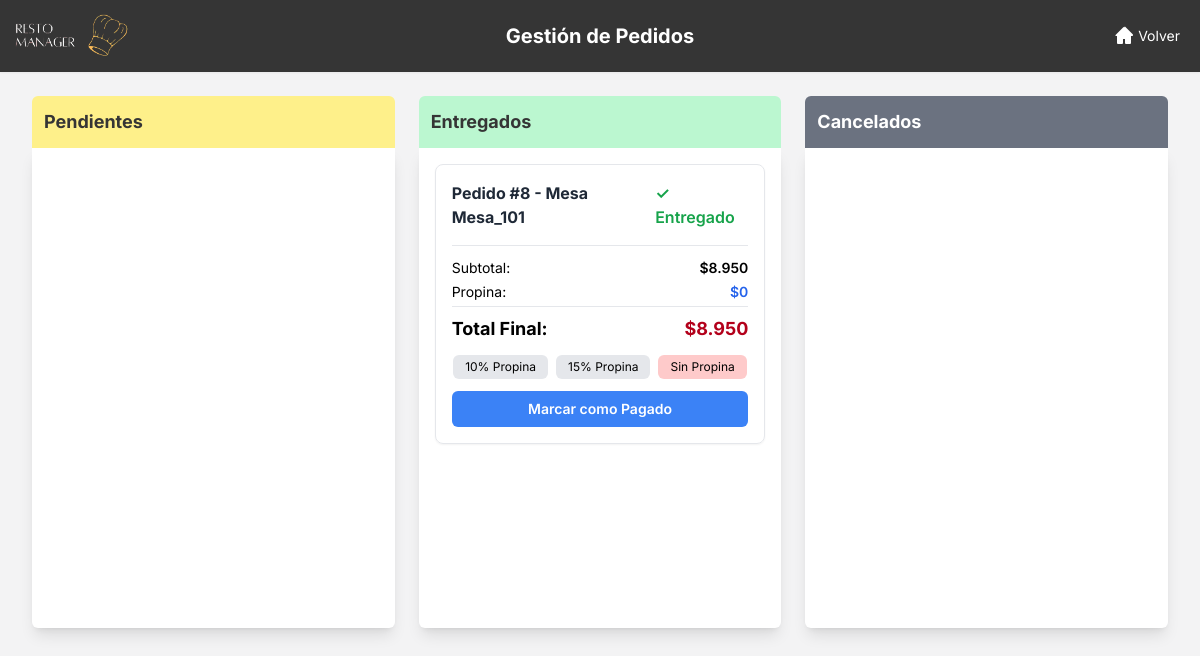
/pedidos/ (signed in), run on an earlier commit of the app's database.
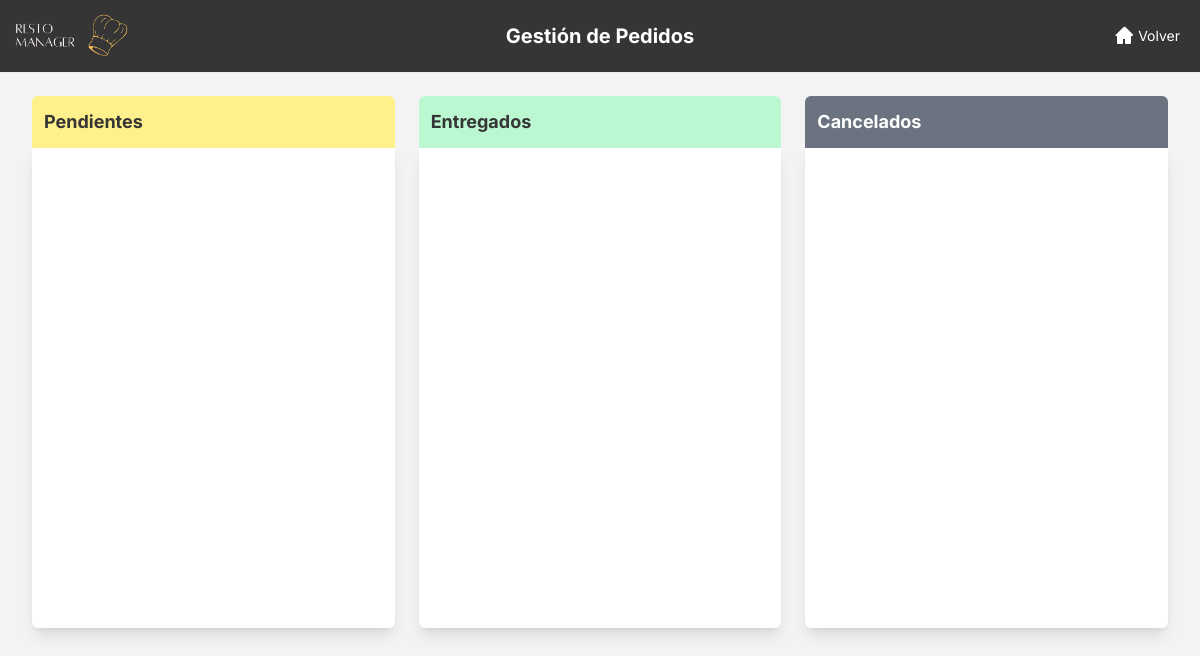
And on a later commit of the database.
### restaurante_app/models.py (models this page shows, shortened)
class Pedido(models.Model):
    usuario = models.ForeignKey(Usuario, on_delete=models.SET_NULL, null=True)
    fecha_hora = models.DateTimeField(auto_now_add=True)
    ESTADO_CHOICES = (
    ('PENDIENTE', 'Pendiente'),
    ('ENTREGADO', 'Entregado'),
    ('PAGADO', 'Pagado'),
    ('CANCELADO', 'Cancelado'),)
    estado = models.CharField(max_length=20, choices=ESTADO_CHOICES, default='PENDIENTE')
    monto_total = models.IntegerField(default=0)
    propina = models.IntegerField(default=0, help_text="Monto de la propina añadida al pedido")

class Usuario(AbstractUser):
    first_name = None
    last_name = None
    ROL_CHOICES = (('MESA', 'Mesa'), ('ENCARGADO', 'Encargado'), ('CAMARERO', 'Camarero'))
    rol = models.CharField(max_length=10, choices=ROL_CHOICES, default='MESA')
    codigo_secreto_camarero = models.CharField(max_length=10, blank=True, null=True, unique=True, help_text="Código secreto para camareros (4 dígitos)")
    objects = UsuarioManager()

### restaurante_app/views.py (the view)
# urls.py: path('pedidos/', views.pedidos_camarero_view, name='pedidos_camarero'),
@login_required
def pedidos_camarero_view(request):
    if request.user.rol not in ['CAMARERO', 'ENCARGADO']:
        messages.error(request, 'No tienes permiso para acceder a esta página.')
        return redirect('index')
    pedidos_a_gestionar = Pedido.objects.filter(
        estado__in=['PENDIENTE', 'ENTREGADO', 'CANCELADO']
    ).order_by('fecha_hora')
    context = {
        'pedidos_a_gestionar': pedidos_a_gestionar
    }
    return render(request, 'app/pedidos_camarero.html', context)

### restaurante_app/templatetags/custom_filters.py (called while the page is built)
@register.filter
def punto_mil(value):
    try:
        return f"{int(value):,}".replace(",", ".")
    except (ValueError, TypeError):
        return value

### templates/app/pedidos_camarero.html (shortened to what the changed rows need)
{% load static %}
{% load custom_filters %}
<!DOCTYPE html>
<html lang="es">
<head>
    <script src="https://cdn.tailwindcss.com"></script>
</head>
<body class="bg-grisClaro">
    <header class="bg-[#353535] shadow-sm relative">
        <div class="w-full mx-auto py-2 px-0 flex items-center justify-between relative">
            <h1 class="absolute left-1/2 transform -translate-x-1/2 text-xl font-bold text-white">
                Gestión de Pedidos
            </h1>
        </div>
    </header>
    <main class="max-w-screen-xl mx-auto py-6 sm:px-6 lg:px-8">
        <div class="grid grid-cols-1 lg:grid-cols-3 gap-6">
            <div>
                <h2 class="text-lg font-bold text-grisOscuro p-3 bg-yellow-200 rounded-t-md">Pendientes</h2>
            </div>
            <div>
                <h2 class="text-lg font-bold text-grisOscuro p-3 bg-green-200 rounded-t-md">Entregados</h2>
                <div class="bg-white rounded-b-md shadow-lg p-4 space-y-4 min-h-[60vh]">
                    {% for pedido in pedidos_a_gestionar %}
                    {% if pedido.estado == 'ENTREGADO' %}
                    <div class="border border-gray-200 rounded-lg p-4 shadow-sm">
                        <div class="flex justify-between items-center mb-2">
                            <h3 class="font-bold text-gray-800">Pedido #{{ pedido.id }} - Mesa {{ pedido.usuario.username }}</h3>
                            <span class="text-green-600 font-semibold">✓ Entregado</span>
                        </div>
                        <div class="mt-4 text-sm space-y-1 border-t pt-3">
                            <div class="flex justify-between">
                                <span>Subtotal:</span>
                                <span class="font-semibold">${{ pedido.monto_total|punto_mil }}</span>
                            </div>
                            <div class="flex justify-between">
                                <span>Propina:</span>
                                <span class="font-semibold text-blue-600" id="tip-amount-{{ pedido.id }}">$0</span>
                            </div>
                            <div class="flex justify-between border-t pt-2 mt-2">
                                <span class="font-bold text-lg">Total Final:</span>
                                <span class="font-bold text-lg text-primario" id="final-total-{{ pedido.id }}">${{ pedido.monto_total|punto_mil }}</span>
                            </div>
                        </div>
                        <div class="mt-3 flex justify-center space-x-2">
                            <button type="button"
                                    data-order-id="{{ pedido.id }}"
                                    data-base-total="{{ pedido.monto_total }}"
                                    data-percentage="0.10"
                                    onclick="addTip(this)"
                                    class="px-3 py-1 text-xs bg-gray-200 rounded-md hover:bg-gray-300">10% Propina</button>
                            <button type="button"
                                    data-order-id="{{ pedido.id }}"
                                    data-base-total="{{ pedido.monto_total }}"
                                    data-percentage="0.15"
                                    onclick="addTip(this)"
                                    class="px-3 py-1 text-xs bg-gray-200 rounded-md hover:bg-gray-300">15% Propina</button>
                            <button type="button"
                                    data-order-id="{{ pedido.id }}"
                                    data-base-total="{{ pedido.monto_total }}"
                                    data-percentage="0"
                                    onclick="addTip(this)"
                                    class="px-3 py-1 text-xs bg-red-200 rounded-md hover:bg-red-300">Sin Propina</button>
                        </div>
                        <form action="{% url 'actualizar_estado_pedido' pedido.id %}" method="post" class="mt-3">
                            <button type="submit" class="w-full px-3 py-2 bg-blue-500 text-white text-sm font-semibold rounded-md hover:bg-blue-600">Marcar como Pagado</button>
                        </form>
                    </div>
                    {% endif %}
                    {% endfor %}
                </div>
            </div>
            <div>
                <h2 class="text-lg font-bold text-white p-3 bg-gray-500 rounded-t-md">Cancelados</h2>
            </div>
        </div>
    </main>
</body>
</html>

What changed in the data, as far as the page shows it:
no longer on this page (row edited): Pedido: id "8", usuario.username "Mesa_101", monto_total|punto_mil "8.950"
